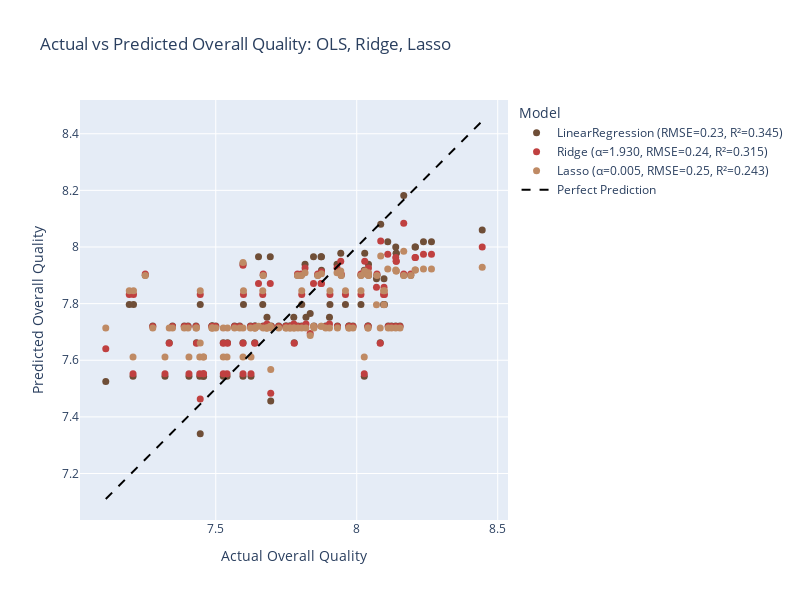

Here is the notebook cell this chart was saved with:
### Markdown cell above
#### Lasso and Ridge

### Code cell
# Lasso model (L1 regularization)
lasso_pipeline = Pipeline(steps=[
    ("preprocess", preprocess),
    ("model", Lasso(alpha=0.005))  # found through LassoCV
])

lasso_pipeline.fit(X_train, y_train)

y_pred_lasso = lasso_pipeline.predict(X_test)
rmse_lasso = np.sqrt(mean_squared_error(y_test, y_pred_lasso))
r2_lasso = r2_score(y_test, y_pred_lasso)

# Ridge model (L2 regularization)
ridge_pipeline = Pipeline(steps=[
    ("preprocess", preprocess),
    ("model", Ridge(alpha=1.93))  # found through RidgeCV
])

ridge_pipeline.fit(X_train, y_train)

# Predictions and metrics
y_pred_ridge = ridge_pipeline.predict(X_test)
rmse_ridge = np.sqrt(mean_squared_error(y_test, y_pred_ridge))
r2_ridge = r2_score(y_test, y_pred_ridge)

# Graph to show comparisons between OLS, Lasso, and Ridge
y_pred_ols = ols.predict(X_test)          
y_pred_ridge = ridge_pipeline.predict(X_test)
y_pred_lasso = lasso_pipeline.predict(X_test)

rmse_ols = np.sqrt(mean_squared_error(y_test, y_pred_ols))
r2_ols = r2_score(y_test, y_pred_ols)

rmse_ridge = np.sqrt(mean_squared_error(y_test, y_pred_ridge))
r2_ridge = r2_score(y_test, y_pred_ridge)

rmse_lasso = np.sqrt(mean_squared_error(y_test, y_pred_lasso))
r2_lasso = r2_score(y_test, y_pred_lasso)

dat = pd.DataFrame({
    "Actual": y_test,
    "OLS": y_pred_ols,
    "Ridge": y_pred_ridge,
    "Lasso": y_pred_lasso
})

fig = go.Figure()

fig.add_trace(go.Scatter(x=dat["Actual"], y=dat["OLS"], mode='markers',
                         name=f"LinearRegression (RMSE={rmse_ols:.2f}, R²={r2_ols:.3f})",
                         marker=dict(color="#6F4E37", size=7)))
fig.add_trace(go.Scatter(x=dat["Actual"], y=dat["Ridge"], mode='markers',
                         name=f"Ridge (α=1.930, RMSE={rmse_ridge:.2f}, R²={r2_ridge:.3f})",
                         marker=dict(color="#C04040", size=7)))
fig.add_trace(go.Scatter(x=dat["Actual"], y=dat["Lasso"], mode='markers',
                         name=f"Lasso (α=0.005, RMSE={rmse_lasso:.2f}, R²={r2_lasso:.3f})",
                         marker=dict(color="#BF8A64", size=7)))

fig.add_trace(go.Scatter(x=[dat["Actual"].min(), dat["Actual"].max()],
                         y=[dat["Actual"].min(), dat["Actual"].max()],
                         mode='lines', line=dict(color='black', dash='dash'),
                         name="Perfect Prediction"))

fig.update_layout(
    title="Actual vs Predicted Overall Quality: OLS, Ridge, Lasso",
    xaxis_title="Actual Overall Quality",
    yaxis_title="Predicted Overall Quality",
    legend_title="Model",
    width=800,
    height=600
)

fig.show()
